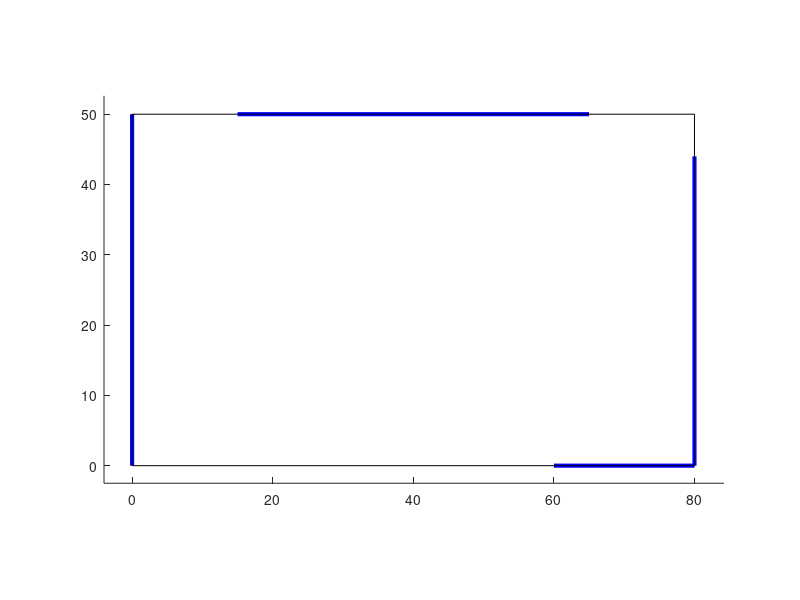

Here is the MATLAB script that generated this plot:
%Zachri Jensen
%ENGR 444 Structural Design
%rd.m for class assignment 5/22/17
%
%Rigid Diaphragm Analysis (assumes lateral resisiting elements are parallel to x axis or
%parallel to y axis only)

%This analysis is specifically set up for any type of lateral resisting
%element.  Provide input as required.

%Open output file
fid=fopen('rdout.txt','w');

%User Input Starts Here

%Input resisting element "walls" Information ("walls" could be a braced frame)
nwalls=4; %number of walls***
%Origin starts at bottom left corner of the building(or bottom left corner
%of rectangle that encompasses the building)
xs=zeros(nwalls,1);%x wall start coordinate in feet
xe=zeros(nwalls,1);%x wall end coordinate
ys=zeros(nwalls,1);%y wall start coordinate
ye=zeros(nwalls,1);%y wall end coordinate

xs(1)=0; xe(1)=0; ys(1)=0; ye(1)=50;%***
xs(2)=15; xe(2)=65; ys(2)=50; ye(2)=50;%***
xs(3)=80; xe(3)=80; ys(3)=0; ye(3)=44;%***
xs(4)=60; xe(4)=80; ys(4)=0; ye(4)=0;%***

%Plot the walls
hold on
for i=1:nwalls;
    xw=[xs(i);xe(i)];
    yw=[ys(i);ye(i)];
    plot(xw,yw,'b','linewidth',3);
end;

%Input V and building long dimensions
V=82.14; %kips***
Longx=80;%Longest building x dimension (ft)***
Longy=50;%Longest building y dimension (ft)***

%Input Building perimeter(going around building counterclockwise)
%This is just for plotting.  Start and end on the start point (origin).
xb=[0;80;80;0;0];%coordinates in feet***
yb=[0;0;50;50;0];%***
plot(xb,yb,'k');
XMIN=min(xb);
XMAX=max(xb);
YMIN=min(yb);
YMAX=max(yb);
perc=0.05;
XMIN=XMIN-(XMAX-XMIN)*perc;
XMAX=XMAX+(XMAX-XMIN)*perc;
YMIN=YMIN-(YMAX-YMIN)*perc;
YMAX=YMAX+(YMAX-YMIN)*perc;
axis([XMIN XMAX YMIN YMAX])
axis equal

%Input center of mass information
xcm=40.592;
ycm=26.016;

%Input Rx and Ry (relative rigidities) for each lateral resisiting element
Rx=zeros(nwalls,1);
Ry=zeros(nwalls,1);
%X-direction relative rigidities
Rx(1)=0;%Walls oriented along the y direction will have Rx=0
Rx(2)=1.2898;
Rx(3)=0;
Rx(4)=0.3754;
%Y-direction relative rigidities
Ry(1)=1.2898;%Walls oriented along the x direction will have Ry=0
Ry(2)=0;
Ry(3)=1.1119;
Ry(4)=0;

%End of User Input

%Calculations

%Calculate center of mass for each wall
xwc=zeros(nwalls,1);%variable to hold x center of mass for each wall, ie Xi
ywc=zeros(nwalls,1);%variable to hold y center of mass for each wall, ie Yi
for i=1:nwalls;  
  xwc(i)=(xs(i)+xe(i))/2; %based on wall start and end coordinates
  ywc(i)=(ys(i)+ye(i))/2; %based on wall start and end coordinates
end;

%Display input center of mass coordinates
fprintf(fid,'Rigid Diaphragm Analysis Calculations\n\n');
fprintf(fid,'*** Input Center of Mass\n');
fprintf(fid,'%5s%12.1f ft, %5s%12.1f ft\n\n','Xcm =',xcm,'Ycm =',ycm);
% 
%Calculate the center of rigidity
Rxsum=0;
Rysum=0;
Rxysum=0;
Ryxsum=0;
Rxywc=zeros(nwalls,1);
Ryxwc=zeros(nwalls,1);
fprintf(fid,'*** Calculate Center of Rigidity\n');
fprintf(fid,'%7s%12s%12s%12s%12s%12s%12s\n','Element','Rx','Ry','Xi(ft)','Yi(ft)','XiRy','YiRx');
%Calculate the relative rigidities
for i=1:nwalls;
    if i==1 && Ry(1)>0;
        rnormal=Ry(1);
    elseif i==1
        rnormal=Rx(1);
    end;
    Rx(i)=Rx(i);%/rnormal;
    Ry(i)=Ry(i);%/rnormal;
    Rxsum=Rxsum+Rx(i);
    Rysum=Rysum+Ry(i);
    Rxywc(i)=Rx(i)*ywc(i);
    Rxysum=Rxysum+Rxywc(i);
    Ryxwc(i)=Ry(i)*xwc(i);
    Ryxsum=Ryxsum+Ryxwc(i);
    fprintf(fid,'%5i%12.2f%12.2f%12.1f%12.1f%12.1f%12.1f\n',i,Rx(i),Ry(i),xwc(i),ywc(i),Ryxwc(i),Rxywc(i));
end;
%print relevant sums
fprintf(fid,'%5s%12.2f%12.2f%24s%12.1f%12.1f\n\n','sum =',Rxsum,Rysum,' ',Ryxsum,Rxysum);
%Calculate and print center of rigidity
xcr=Ryxsum/Rysum;
ycr=Rxysum/Rxsum;
fprintf(fid,'%5s%12.1f ft, %5s%12.1f ft\n\n','Xcr =',xcr,'Ycr =',ycr);

%Calculate Jp, the polar moment of inertia
x2ysum=0;
y2xsum=0;
x2y=zeros(nwalls,1);
y2x=zeros(nwalls,1);
xstar=zeros(nwalls,1);
ystar=zeros(nwalls,1);
fprintf(fid,'*** Calculate Jp, X* = Xi-Xcr, Y* = Yi-Ycr\n');
fprintf(fid,'%7s%12s%12s%12s%12s%12s%12s\n','Element','Rx','Ry','X*(ft)','Y*(ft)','X*^2Ry','Y*^2Rx');
%Construct table to calculate Jp
for i=1:nwalls;
    xstar(i)=xwc(i)-xcr;
    ystar(i)=ywc(i)-ycr;
    x2y(i)=xstar(i)^2*Ry(i);
    y2x(i)=ystar(i)^2*Rx(i);
    x2ysum=x2ysum+x2y(i);
    y2xsum=y2xsum+y2x(i);
    fprintf(fid,'%5i%12.2f%12.2f%12.1f%12.1f%12.1f%12.1f\n',i,Rx(i),Ry(i),xstar(i),ystar(i),x2y(i),y2x(i));
end;
%print relevant sums
fprintf(fid,'%5s%48s%12.1f%12.1f\n\n','sum =',' ',x2ysum,y2xsum);
%Calculate and print Jp
Jp=x2ysum+y2xsum;
fprintf(fid,'%5s%12.1f\n\n','Jp =',Jp);

%Calculate direct shears for x and y loading
Vxdirect=zeros(nwalls,1);
Vydirect=zeros(nwalls,1);
for i=1:nwalls;
    Vxdirect(i)=V*Rx(i)/Rxsum;
    Vydirect(i)=V*Ry(i)/Rysum;
end;    

%Calculate the 5% accidental eccentricities
ex=0.05*Longx;
ey=0.05*Longy;

%From here down is modified 5-9-14
%Calculate the Torsion cases for x loading
Txreal=V*(ycm-ycr); %due to real eccentricity
Txaccid=V*ey; %due to +accidental eccentricity

%Calculate torsional shears for x loading
Vtxaccid=zeros(nwalls,1); %for x direction walls
Vtxreal=zeros(nwalls,1); %for x direction walls
Vtyaccid=zeros(nwalls,1); %for y direction walls
Vtyreal=zeros(nwalls,1); %for y direction walls
xvmax=zeros(nwalls,1); %max shear for given wall due to x loading
for i=1:nwalls;
    Vtxaccid(i)=Txaccid*ystar(i)*Rx(i)/Jp;    
    Vtxreal(i)=Txreal*ystar(i)*Rx(i)/Jp;
    Vtyaccid(i)=Txaccid*xstar(i)*Ry(i)/Jp;
    Vtyreal(i)=Txreal*xstar(i)*Ry(i)/Jp;

    if Ry(i)>0 %if y wall, record shears due to x loading caused torques in Vtx variables
        Vtxreal(i)=Vtyreal(i);
        Vtxaccid(i)=Vtyaccid(i);
    end;

    xv=(Vxdirect(i)+Vtxreal(i)+abs(Vtxaccid(i)));
    yv=(Vtyreal(i)+abs(Vtyaccid(i)));
    xvmax(i)=max(xv,yv);        
end;

%Print results for xloading
fprintf(fid,'*** Calculate Shears Due To X-Direction Loading\n');
fprintf(fid,'Tx real = %10.1f, ',Txreal);
fprintf(fid,'Tx accidental = %10.1f, ',Txaccid);
fprintf(fid,'real ey = %7.1f, ',ycm-ycr);
fprintf(fid,'accid. ey = %7.1f\n',ey);

fprintf(fid,'%7s%12s%12s%12s%12s\n','Element','Vx direct','Vtx real','Vtx accid','Vxmax');
for i=1:nwalls;
    fprintf(fid,'%7i%12.1f%12.1f%12.1f%12.1f\n',i,Vxdirect(i),Vtxreal(i),Vtxaccid(i),xvmax(i));
end;
fprintf(fid,'\n');

%Calculate the Torsion cases for y loading
Tyreal=V*(xcm-xcr); %due to real eccentricity
Tyaccid=V*ex; %due to accidental eccentricity

%Calculate torsional shears for y loading
Vtyaccid=zeros(nwalls,1); %for y direction walls
Vtyreal=zeros(nwalls,1); %for y direction walls
Vtxaccid=zeros(nwalls,1); %for x direction walls
Vtxreal=zeros(nwalls,1); %for x direction walls
yvmax=zeros(nwalls,1); %max shear for given wall due to y loading
for i=1:nwalls;
    Vtyaccid(i)=Tyaccid*xstar(i)*Ry(i)/Jp;
    Vtyreal(i)=Tyreal*xstar(i)*Ry(i)/Jp;
    Vtxaccid(i)=Tyaccid*ystar(i)*Rx(i)/Jp;
    Vtxreal(i)=Tyreal*ystar(i)*Rx(i)/Jp;  
    if Rx(i)>0 %if x wall, record shears due to y loading caused torques in Vty variables
        Vtyreal(i)=Vtxreal(i);
        Vtyaccid(i)=Vtxaccid(i);
    end;
    xv=(Vtxreal(i)+abs(Vtxaccid(i)));
    yv=(Vydirect(i)+Vtyreal(i)+abs(Vtyaccid(i)));
    yvmax(i)=max(xv,yv);
end;

%Print results for yloading
fprintf(fid,'*** Calculate Shears Due To Y-Direction Loading\n');
fprintf(fid,'Ty real = %10.1f, ',Tyreal);
fprintf(fid,'Ty accidental = %10.1f, ',Tyaccid);
fprintf(fid,'real ex = %7.1f, ',xcm-xcr);
fprintf(fid,'accid. ex = %7.1f\n',ex);

fprintf(fid,'%7s%12s%12s%12s%12s\n','Element','Vy direct','Vty real','Vty accid','Vymax');
for i=1:nwalls;
    fprintf(fid,'%7i%12.1f%12.1f%12.1f%12.1f\n',i,Vydirect(i),Vtyreal(i),Vtyaccid(i),yvmax(i));
end;
fprintf(fid,'\n');

%Print summary of overall maximum shears
fprintf(fid,'*** Summary of Maximum Element Shears\n');
fprintf(fid,'%7s   %12s\n','Element','V max(kips)');
Vmax=zeros(nwalls,1);
for i=1:nwalls;
    Vmax(i)=max(abs(xvmax(i)),abs(yvmax(i)));
    fprintf(fid,'%7i   %12.1f\n',i,Vmax(i));
end;
%fprintf(fid,'\n');

%Close ouput file
fclose(fid);    


